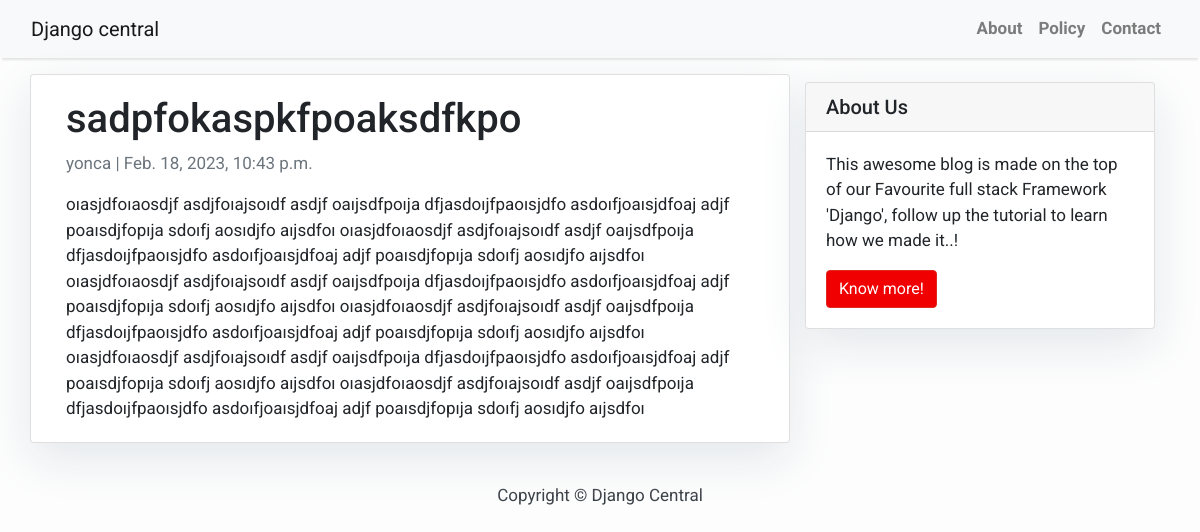
Before: /posts/1 with the older database file.
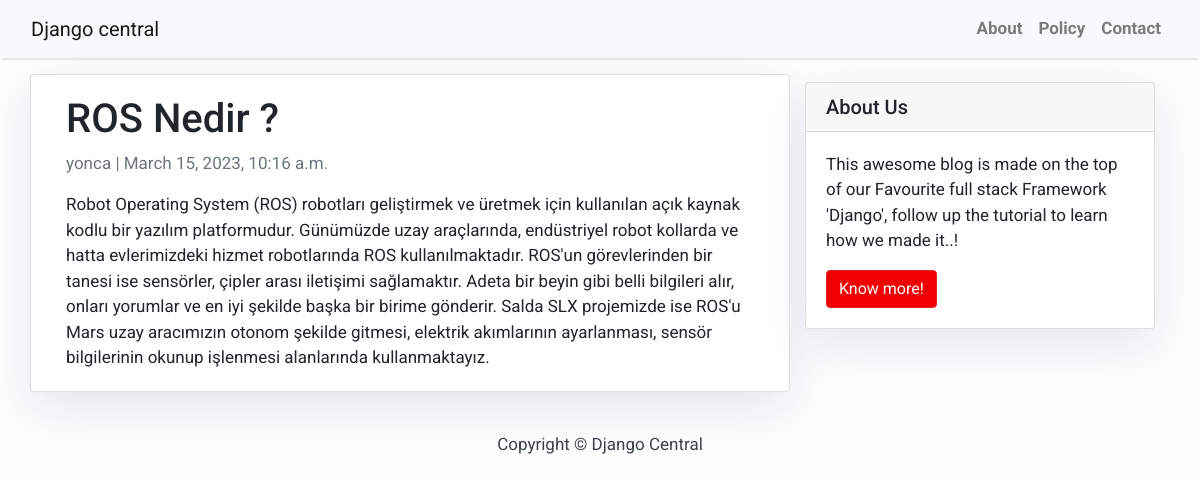
After: the same page with the newer database file.
### blog/models.py (models this page shows, shortened)
class Post(models.Model):
    title = models.CharField(max_length=200, unique=True)
    author = models.ForeignKey(User, on_delete= models.CASCADE,related_name='blog_posts')
    updated_on = models.DateTimeField(auto_now= True)
    content = models.TextField()
    created_on = models.DateTimeField(auto_now_add=True)
    status = models.IntegerField(choices=STATUS, default=0)
    img = models.ImageField(upload_to='post_img/')
    class Meta:
        ordering = ['-created_on']

### blog/views.py (the view)
# urls.py: path('posts/<int:id>', views.postDetail, name='post_detail'),
def postDetail(request, id):
    data = {
        "post": Post.objects.get(id = id)
    }
    return render(request, "post_detail.html",data)

### blog/templates/post_detail.html
{% extends 'base.html' %} {% block content %}
<div class="container">
  <div class="row">
    <div class="col-md-8 card mb-4  mt-3 left  top">
      <div class="card-body">
        <h1>{% block title %} {{ post.title }} {% endblock title %}</h1>
        <p class=" text-muted">{{ post.author }} | {{ post.created_on }}</p>
        <p class="card-text ">{{ post.content | safe }}</p>
      </div>
    </div>
    {% block sidebar %} {% include 'sidebar.html' %} {% endblock sidebar %}
  </div>
</div>
{% endblock content %}

Changed rows visible on the page:
changed Post "yonca": title "sadpfokaspkfpoaksdfkpo" → "ROS Nedir ?"; created_on "Feb. 18, 2023, 10:43 p.m." → "March 15, 2023, 10:16 a.m."; content "oıasjdfoıaosdjf asdjfoıajsoıdf asdjf oaıjsdfpoıja dfjasdoıjfpaoısjdfo asdoıfjoaısjdfoaj adjf poaısdjfopıja sdoıfj aosıdjfo aıjsdfoı oıasjdfoıaosdjf asdjfoıajsoıdf asdjf oaıjsdfpoıja dfjasdoıjfpaoısjdfo asdoıfjoaısjdfoaj adjf poaısdjfopıja sdoıfj aosıdjfo aıjsdfoı oıasjdfoıaosdjf asdjfoıajsoıdf asdjf oaıjsdfpoıja dfjasdoıjfpaoısjdfo asdoıfjoaısjdfoaj adjf poaısdjfopıja sdoıfj aosıdjfo aıjsdfoı oıasjdfoıaosdjf asdjfoıajsoıdf asdjf oaıjsdfpoıja dfjasdoıjfpaoısjdfo asdoıfjoaısjdfoaj adjf poaısdjfopıja sdoıfj aosıdjfo aıjsdfoı oıasjdfoıaosdjf asdjfoıajsoıdf asdjf oaıjsdfpoıja dfjasdoıjfpaoısjdfo asdoıfjoaısjdfoaj adjf poaısdjfopıja sdoıfj aosıdjfo aıjsdfoı oıasjdfoıaosdjf asdjfoıajsoıdf asdjf…" → "Robot Operating System (ROS) robotları geliştirmek ve üretmek için kullanılan açık kaynak kodlu bir yazılım platformudur. Günümüzde uzay araçlarında, endüstriyel robot kollarda ve hatta evlerimizdeki hizmet robotlarında ROS kullanılmaktadır. ROS'un görevlerinden bir tanesi ise sensörler, çipler arası iletişimi sağlamaktır. Adeta bir beyin gibi belli bilgileri alır, onları yorumlar ve en iyi şekilde başka bir birime gönderir. Salda SLX projemizde ise ROS'u Mars uzay aracımızın otonom şekilde gitmesi, elektrik akımlarının ayarlanması, sensör bilgilerinin okunup işlenmesi alanlarında kullanmaktayız."
